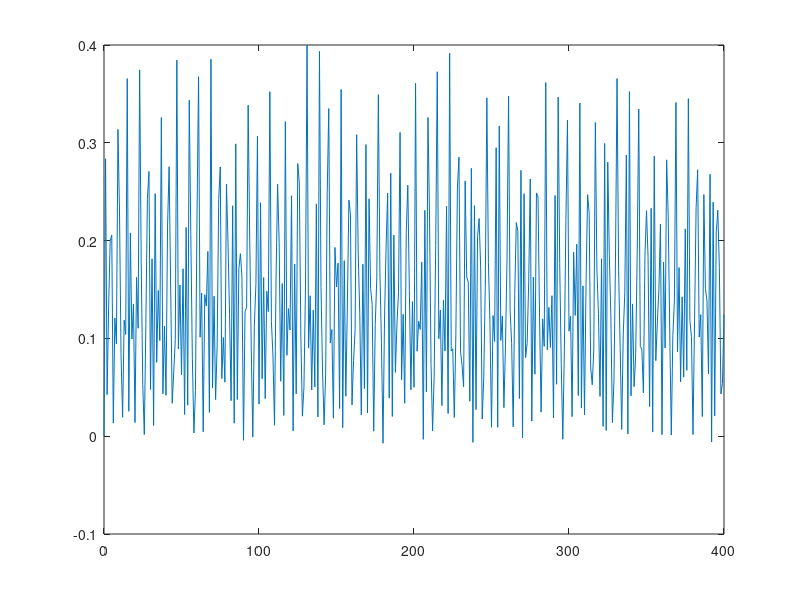

MATLAB code to generate this figure:
clear;
clc;
format long
tic;

%% paramter
myseed = 1;
rng(myseed)

L = 10;
num_T = 200;
T = 0:2*num_T;
nT = 2*num_T+1;
dt = 1;
len = 2^L;
g = 1;
J = -1;
g0 = 0.01;

sigmaz = [1;-1];
sigmax = [0 1;1 0];
I2 = eye(2);
II2 = ones(2);

%% construction of Hamiltonian and observable
Hxx = zeros(len);
for i = 1:L-1
    Hxx_temp = eye(2^(i-1));
    Hxx_temp = kron(Hxx_temp, sigmax);
    Hxx_temp = kron(Hxx_temp, sigmax);
    Hxx_temp = kron(Hxx_temp, eye(2^(L-i-1)));
    Hxx = Hxx + Hxx_temp;
end
% PBC
Hxx_temp = sigmax;
Hxx_temp = kron(Hxx_temp, eye(2^(L-2)));
Hxx_temp = kron(Hxx_temp, sigmax);
Hxx = Hxx + Hxx_temp;

Hz = zeros(len,1);
matrix_sx = cell(L,1);
for i = 1:L
    Hz_temp = ones(2^(i-1),1);
    Hz_temp = kron(Hz_temp,sigmaz);
    Hz_temp = kron(Hz_temp,ones(2^(L-i),1));
    Hz = Hz + Hz_temp;

    sx_temp = eye(2^(i-1));
    sx_temp = kron(sx_temp,sigmax);
    sx_temp = kron(sx_temp,eye(2^(L-i)));
    matrix_sx{i} = sx_temp;
end

%% time evolution

[V0,D0] = eig(J*Hxx+g0*diag(Hz));
phi0 = V0(:,1);
e_GS = D0(1,1);

phi = phi0;
phit_store = zeros(len,nT);
phit_store(:,1) = phi0;

[V1,D1] = eig(J*Hxx+g*diag(Hz));
e1 = diag(D1);
[V2,D2] = eig(J*Hxx-g*diag(Hz));
e2 = diag(D2);

trans1 = exp(-1i*e1);
trans2 = exp(-1i*e2);

for i = 1:num_T
    % Hxx+Hz
    temp = V1'*phi;
    trans = trans1;
    temp = temp.*trans;
    phi = V1*temp;
    phit_store(:,2*i) = phi;

    % Hxx-Hz
    temp = V2'*phi;
    trans = trans2;
    temp = temp.*trans;
    phi = V2*temp;
    phit_store(:,2*i+1) = phi;
end

%% calculate observable

Msz1sz2 = kron(sigmaz,sigmaz);
Msz1sz2 = kron(Msz1sz2,ones(2^(L-2),1));
sz1sz2 = sum(conj(phit_store).*(Msz1sz2.*phit_store));

% sx = zeros(L,nT);
% for i = 1:L
%     sx(i,:) = sum(conj(phit_store).*(matrix_sx{i}*phit_store));
% end
% sx_mean = sum(sx)/L;

figure;
set(gcf, 'position', [250 70 1400 900]);
% subplot(2,1,1)
plot(T,sz1sz2);
% subplot(2,1,2)
% plot(T,sx_mean);

toc;
